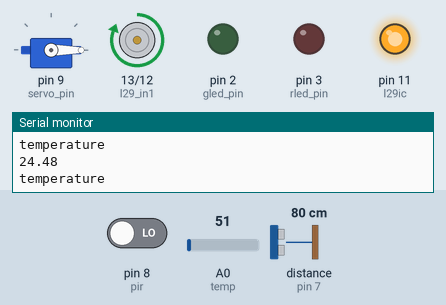
Bench run of a sketch on a simulated Arduino Uno, built with avr-gcc and run on an emulated ATmega328P. Parts: servo, motor-driver pin pairs drawn as motors (green arrow = first pin HIGH = forward, orange = second pin HIGH = backward, longer = more drive), output pins drawn as LEDs (lit = HIGH), the last lines printed to the serial monitor. Wiring (inferred from the names in the program): ultrasonic range finder: trigger pin 7; echo pin 7. The inputs (shaded band) are chosen by the test bench; at power-on: A0 (temp) = 51, distance to the obstacle (sensor on pin 7) 80 cm, pin 8 (pir) LOW. The echo pulse lasts 58.3 µs per cm.

Above: at 1.2 s.
1.3 s: A0 (temp) set to 44
4.3 s: A0 (temp) set to 39
At 4.6 s:
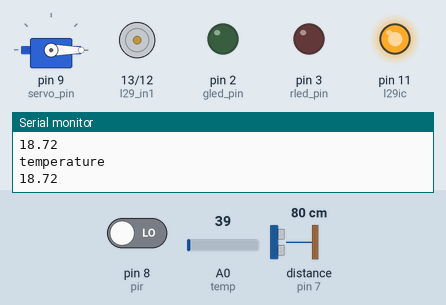
5.8 s: distance to the obstacle (sensor on pin 7) set to 45 cm
7.3 s: distance to the obstacle (sensor on pin 7) set to 36 cm
At 8.5 s:
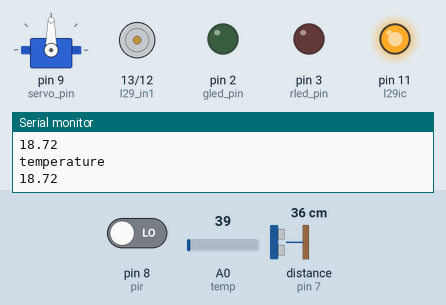
8.8 s: pin 8 (pir) driven HIGH
At 10.0 s:
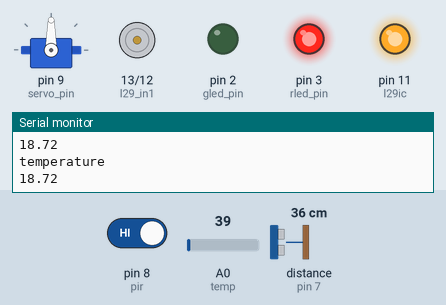
10.8 s: A0 (temp) set to 61
At 14.4 s:
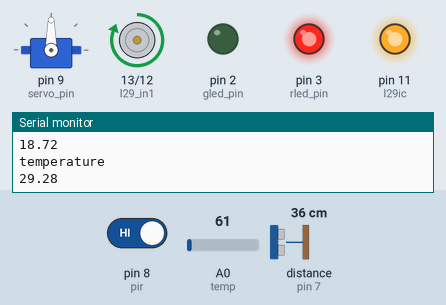
Timing chart, 0 to 14.8 s (numbered marks = the images above; inputs shaded):
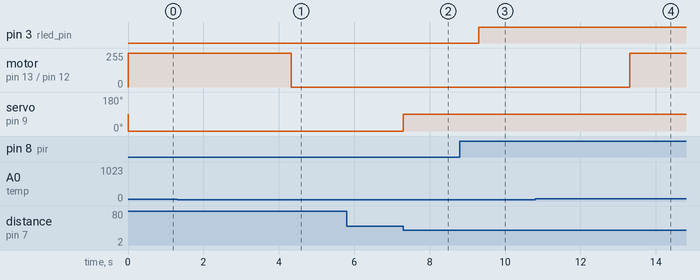

The sketch:

HOME_AUTOMATION.ino
```cpp
#include<Servo.h>
const int ping_pin = 7;
int servo_pin = 9;
int rled_pin = 3;
int gled_pin = 2;
int pir = 8;
int l29ic = 11;
int l29_in1=13;
int l29_in2=12;
int temp=A0;

Servo servo_test;

void setup() {
  // initialize serial communication:
  Serial.begin(9600);
  servo_test.attach(servo_pin);
  pinMode(pir,INPUT);
  pinMode(rled_pin,OUTPUT);
  pinMode(gled_pin,OUTPUT);
  pinMode(l29ic,OUTPUT);
  pinMode(l29_in2,OUTPUT);
  pinMode(l29_in1,OUTPUT);
  pinMode(temp,INPUT);
  digitalWrite(pir,LOW);
  digitalWrite(l29ic,HIGH);
  digitalWrite(rled_pin,HIGH);
}

void loop() {

  long duration, inches, cm;

  pinMode(ping_pin, OUTPUT);
  digitalWrite(ping_pin, LOW);
  delayMicroseconds(2);
  digitalWrite(ping_pin, HIGH);
  delayMicroseconds(5);
  digitalWrite(ping_pin, LOW);

  // The same pin is used to read the signal from the PING))): a HIGH pulse
  // whose duration is the time (in microseconds) from the sending of the ping
  // to the reception of its echo off of an object.
  pinMode(ping_pin, INPUT);
  duration = pulseIn(ping_pin, HIGH);

  // convert the time into a distance
  inches = microsecondsToInches(duration);
  cm = microsecondsToCentimeters(duration);
 // if distance is less then make servo open the door
  servo_test.write(0);

  if(cm < 40)
  {
    servo_test.write(90);
    delay(2000);
  }
  else
  {
    servo_test.write(0);
  }

  // PIR with LED starts
  int pir_val = digitalRead(pir);

  if(pir_val == HIGH)
  {
    digitalWrite(rled_pin,HIGH);
    delay(1000);
  }
  else if(pir_val == LOW)
  {
    digitalWrite(rled_pin,LOW );
  }

  //temp with fan
  float value=analogRead(temp);
  float temperature=value*0.48;

  Serial.println("temperature");
  Serial.println(temperature);

  if(temperature > 20)
  {
    digitalWrite(l29_in1,HIGH);
    digitalWrite(l29_in2,LOW);
  }
  else
  {
    digitalWrite(l29_in2,LOW);
    digitalWrite(l29_in1,LOW);
  }
}

long microsecondsToInches(long microseconds) {
  return microseconds / 74 / 2;
}

long microsecondsToCentimeters(long microseconds) {
  return microseconds / 29 / 2;
}
```

Measured:
- the behaviour switches between 42 and 41 on A0 (temp) (found by bisection; images 0 and 1)
- the behaviour switches between 41 and 40 cm on distance to the obstacle (sensor on pin 7) (found by bisection; images 1 and 2)
- after the input at 4.3 s, motor on pin 13 (l29_in1) / pin 12 (l29_in2): forward 255/255 → stopped at once
- after the input at 7.3 s, servo on pin 9 (servo_pin): 0° → 90° at once
- after the input at 8.8 s, pin 3 (rled_pin): LOW → HIGH after 0.50 s
- after the input at 10.8 s, motor on pin 13 (l29_in1) / pin 12 (l29_in2): stopped → forward 255/255 after 2.5 s
